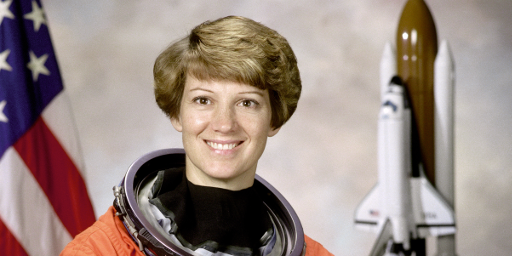
#> input picture notebook/data/src/astronaut_rect.bmp, 512 x 256 px
$ python pillow_expand_to_square.py
#> lines starting #> are read from the running program, lines starting #| are printed output that depends on the picture
### notebook/my_lib/imagelib.py
from PIL import Image, ImageDraw, ImageFilter


# [7 lines left out: function add_margin, not called in this run]


def expand2square(pil_img, background_color):
    width, height = pil_img.size
    if width == height:
        return pil_img
    elif width > height:
        result = Image.new(pil_img.mode, (width, width), background_color)
        result.paste(pil_img, (0, (width - height) // 2))
        return result
    else:
        result = Image.new(pil_img.mode, (height, height), background_color)
        result.paste(pil_img, ((height - width) // 2, 0))
        return result


# [6 lines left out: function crop_center, not called in this run]


def crop_max_square(pil_img):
    return crop_center(pil_img, min(pil_img.size), min(pil_img.size))


# [23 lines left out: functions mask_circle_solid, mask_circle_transparent, not called in this run]

### notebook/pillow_expand_to_square.py
from my_lib.imagelib import expand2square

from PIL import Image

im = Image.open('data/src/astronaut_rect.bmp')
#> im is the input picture: PIL image 512x256 RGB; mean R, G, B 155.4, 138.9, 132.5

# ![](data/src/astronaut_rect.bmp)

im_new = expand2square(im, (0, 0, 0))
#> in expand2square, `result = Image.new(pil_img.mode, (width, width), background_color)`: result: PIL image 512x512 RGB; every value is 0
#> in expand2square, `result.paste(pil_img, (0, (width - height) // 2))`:
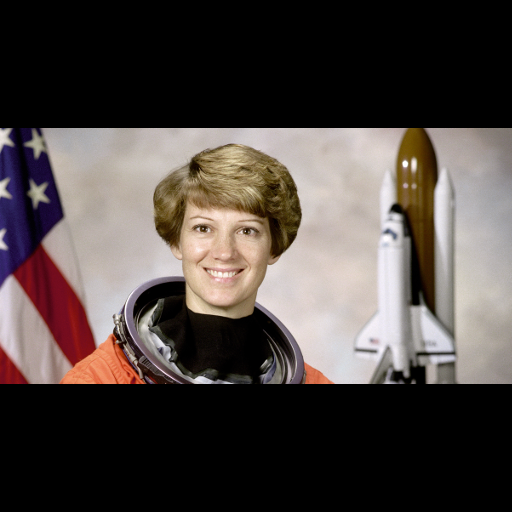
#> result: PIL image 512x512 RGB; mean R, G, B 77.7, 69.4, 66.2
im_new.save('data/dst/astronaut_expand_square.jpg', quality=95)

# ![](data/dst/astronaut_expand_square.jpg)

im_new = expand2square(im, (0, 0, 0)).resize((150, 150))
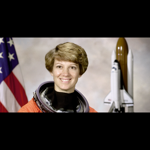
#> im_new: PIL image 150x150 RGB; mean R, G, B 77.8, 69.5, 66.3

$ run again, with notebook/data/src/gradation_h.jpg saved as notebook/data/src/astronaut_rect.bmp
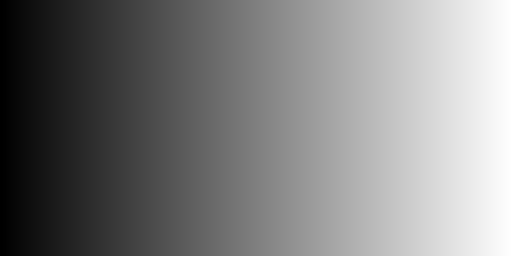
#> input picture notebook/data/src/gradation_h.jpg, 512 x 256 px
#> im is the input picture: PIL image 512x256 RGB; min 0, max 255, mean 127
#> in expand2square, `result.paste(pil_img, (0, (width - height) // 2))`:
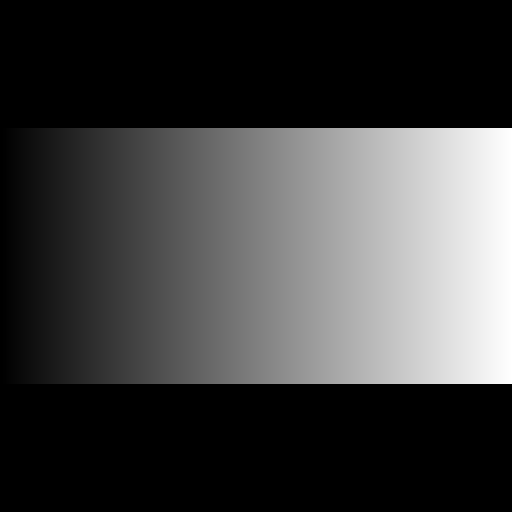
#> result: PIL image 512x512 RGB; min 0, max 255, mean 63.5
